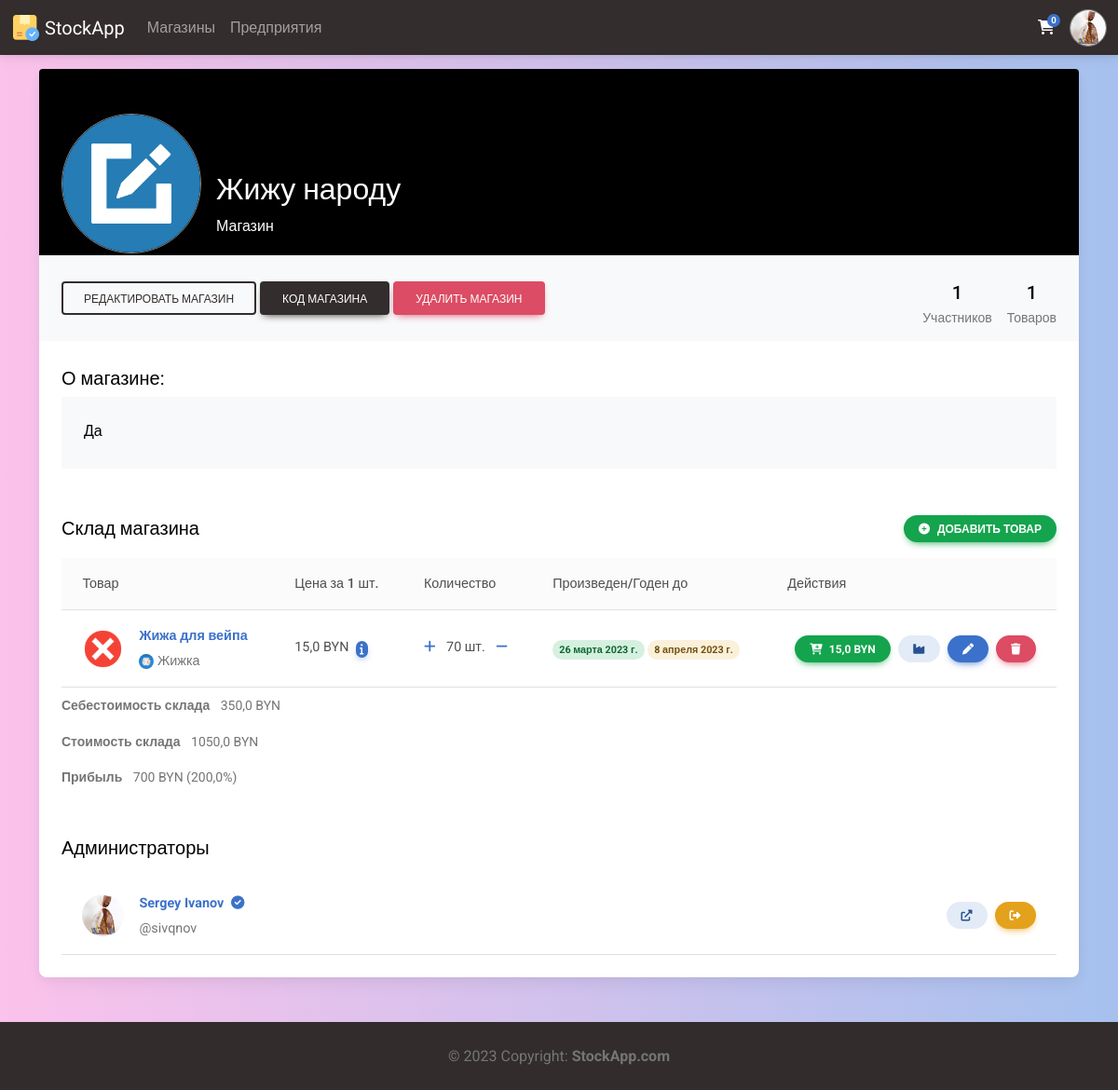
/shop/Жижу народу (signed in), run on an earlier commit of the app's database.
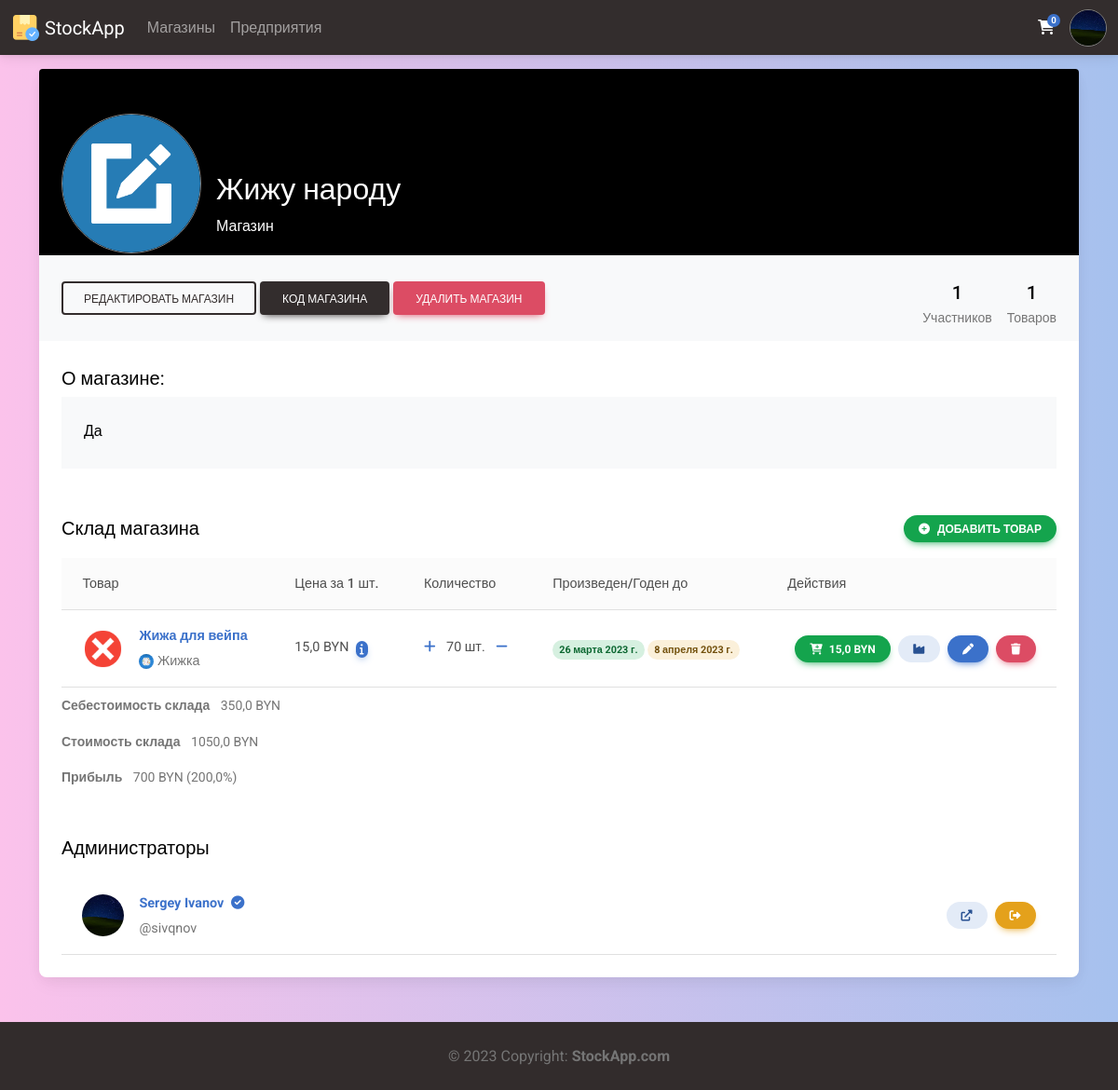
And on a later commit of the database.
### Members/models.py (models this page shows, shortened)
class Profile(models.Model):
    user = models.ForeignKey(settings.AUTH_USER_MODEL, on_delete=models.CASCADE, verbose_name='Пользователь')
    photo = models.ImageField(upload_to = 'avatars/%Y/%m/%d/', blank=False, verbose_name='Фото')
    bio = models.TextField(blank=True, verbose_name='О себе')
    manufactures = models.ManyToManyField('Manufacture.Manufacture', blank=True, verbose_name="Производства")
    shops = models.ManyToManyField('Shop.Shop', blank=True, verbose_name="Магазины")
    cart = models.ManyToManyField('CartItem', blank=True, verbose_name='Корзина')
    class Meta:
        verbose_name = 'Профиль'
        verbose_name_plural = 'Профили'
        ordering = ['-user', '-bio']

### Shop/views.py (the view)
# urls.py: path('<str:name>', view_shop, name='view_shop'),
@login_required(login_url='login')
def view_shop(request, name):
    try:
        profile = Profile.objects.get(user=request.user)
        is_mine = profile.shops.filter(name=name).exists()
        shop = Shop.objects.get(name=name)
        members = Profile.objects.filter(shops__id=shop.id)
        items = Product.objects.filter(stock_id=shop.id)
        stock_sum = 0
        stock_manuf_sum = 0
        for item in items:
            stock_sum += item.price * item.amount
            stock_manuf_sum += item.item.price * item.amount
        stock_difference_perc = 0
        if stock_sum and stock_manuf_sum:
            stock_difference_perc = round(((stock_sum-stock_manuf_sum)/stock_manuf_sum)*100, 2)
        context = {
            'title': shop.name,
            'request': request,
            'profile': Profile.objects.get(user=request.user),
            'shop': shop,
            'members': members,
            'items': items,
            'is_mine': is_mine,
            'manufactures': Manufacture.objects.all(),
            'stock_sum': round(stock_sum, 2),
            'stock_manuf_sum': round(stock_manuf_sum, 2),
            'stock_difference_byn': round(stock_sum - stock_manuf_sum),
            'stock_difference_perc': stock_difference_perc,
        }
        return render(request, 'view_shop.html', context)
    except:
        messages.success(request, ("Магазина с таким именем не существует"))
        return redirect('all_shops')

### Main/templatetags/main_tags.py (called while the page is built)
@register.inclusion_tag('modules/nav_profile.html')
def nav_profile(request):
    if request.user.is_authenticated:
        userobj = User.objects.get(username=request.user)
        profile = Profile.objects.get(user=userobj)
        context = {
            "request": request,
            "profile": profile,
        }
    else:
        context = {
            "request": request,
        }
    return context

@register.simple_tag()
def cart_items(request):
    return Profile.objects.get(user=request.user).cart.count()

### Shop/templatetags/shop_tags.py (called while the page is built)
@register.inclusion_tag('modules/price.html')
def price(item):
    context = {
        'manufacture_price': item.item.price,
        'shop_price': item.price,
        'price_difference': round(item.price - item.item.price, 2),
        'markup': round(((item.price-item.item.price)/item.item.price)*100, 2),
        'total_manufacture': round(item.item.price * item.amount, 2),
        'total_shop': round(item.price * item.amount, 2),
        'total_difference': round((item.price * item.amount) - (item.item.price * item.amount), 2),
    }
    return context

### Shop/templates/view_shop.html (shortened to what the changed rows need)
{% extends 'base.html' %}
{% load static %}
{% load shop_tags %}
{% block head %}
<link rel="stylesheet" href="{% static 'styles/profile.css' %}">
{% endblock %}
{% block content %}
<section class="h-100 gradient-custom-2">
    <div class="container py-5 h-100">
      <div class="row d-flex justify-content-center align-items-center h-100">
        <div class="col col-lg-12 col-xl-12">
          <div class="card">
            <div class="rounded-top text-white d-flex flex-row" style="background-color: black; height:200px;">
              <div class="ms-3" style="margin-top: 110px;">
                <h2>{{ shop.name }}</h2>
              </div>
            </div>
            <div class="card-body p-4 text-black">
              <table class="table align-middle mb-0 bg-white">
                <thead class="bg-light">
                  <tr>
                    <th>Товар</th>
                    <th>Цена за 1 шт.</th>
                    {% if is_mine %}
                    <th>Количество</th>
                    {% endif %}
                    <th>Произведен/Годен до</th>
                    <th>Действия</th>
                  </tr>
                </thead>
              </table>
              <table class="table align-middle mb-0 bg-white">
                <tbody>
                  {% if members.all %}
                    {% for item in members %}
                    <tr class="w-100">
                      <td>
                        <a href="{% url 'user' user=item.user.username %}" class="d-flex align-items-center">
                          {% if item.photo %}
                          <img src="{{ item.photo.url }}" alt="" style="width: 45px; height: 45px" class="rounded-circle"/>
                          {% else %}
                          <img src="{% static 'images/default_user.png' %}" alt="" style="width: 45px; height: 45px" class="rounded-circle"/>
                          {% endif %}
                          <div class="ms-3">
                            <p class="fw-bold mb-1">
                              {{item.user.first_name}} {{item.user.last_name}}
                              {% if item.user.is_superuser %}<i class="fas fa-check-circle ms-1"></i>{% endif %}
                            </p>
                            <p class="text-muted mb-0">@{{item.user.username}}</p>
                          </div>
                        </a>
                      </td>
                      <td>
                        {% if profile.user.username == request.user.get_username %}
                        <div class="d-flex justify-content-end">
                          <a href="{% url 'user' user=item.user.username %}" class="btn btn-secondary btn-rounded btn-sm fw-bold me-2" data-mdb-ripple-color="dark" title="Открыть">
                            <i class="fas fa-external-link-alt"></i>
                          </a>
                          {% if request.user == item.user %}
                          <a href="{% url 'leave_shop' name=shop.name %}" class="btn btn-warning btn-rounded btn-sm fw-bold" data-mdb-ripple-color="dark" title="Выйти">
                            <i class="fas fa-sign-out-alt"></i>
                          </a>
                          {% endif %}
                        </div>
                        {% endif %}
                      </td>
                    </tr>
                    {% endfor %}
                  {% else %}
                  <tr>
                    <td>
                      <p class="text-muted mb-0">Нет ни одного участника</p>
                    </td>
                  </tr>
                  {% endif %}
                </tbody>
              </table>
            </div>
          </div>
        </div>
      </div>
    </div>
</section>
{% endblock %}

### Main/templates/modules/nav_profile.html (shortened to what this page needs)
{% load static %}
<div class="dropdown">
    <a class="dropdown-toggle d-flex align-items-center hidden-arrow" href="#" id="navbarDropdownMenuAvatar" role="button" data-mdb-toggle="dropdown" aria-expanded="false">
        {% if request.user.is_authenticated %}
            {% if profile.photo != "default_user.png"%}
                <div class="nav_profile_box">
                    <img src="{{ profile.photo.url }}" alt="defaultUser">
                </div>
            {% else %}
                <div class="nav_profile_box">
                    <img src="{% static 'images/default_user.png' %}" alt="defaultUser">
                </div>
            {% endif %}
        {% else %}
        <div class="nav_profile_box">
            <img src="{% static 'images/login.png' %}" alt="NoUser">
        </div>
        {% endif %}
    </a>
</div>

What changed in the data, as far as the page shows it:
changed Profile "Sergey": photo: a different picture
